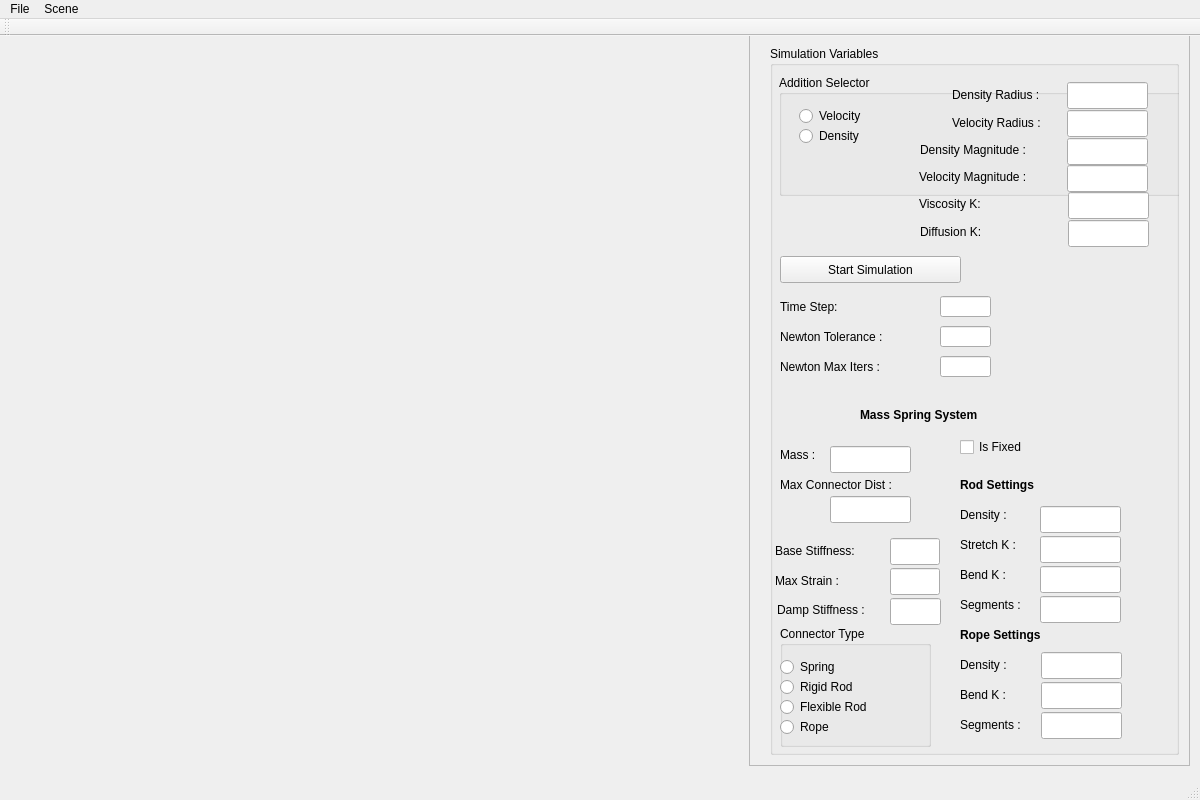
<?xml version="1.0" encoding="UTF-8"?>
<ui version="4.0">
 <class>MainWindow</class>
 <widget class="QMainWindow" name="MainWindow">
  <property name="geometry">
   <rect>
    <x>0</x>
    <y>0</y>
    <width>1200</width>
    <height>800</height>
   </rect>
  </property>
  <property name="windowTitle">
   <string>Final Project - Fluids</string>
  </property>
  <widget class="QWidget" name="centralWidget">
   <widget class="GLPanel" name="GLWidget" native="true">
    <property name="geometry">
     <rect>
      <x>10</x>
      <y>0</y>
      <width>731</width>
      <height>731</height>
     </rect>
    </property>
    <property name="sizePolicy">
     <sizepolicy hsizetype="Fixed" vsizetype="Fixed">
      <horstretch>0</horstretch>
      <verstretch>0</verstretch>
     </sizepolicy>
    </property>
   </widget>
   <widget class="QFrame" name="parameterFrame">
    <property name="geometry">
     <rect>
      <x>749</x>
      <y>-1</y>
      <width>441</width>
      <height>731</height>
     </rect>
    </property>
    <property name="frameShape">
     <enum>QFrame::StyledPanel</enum>
    </property>
    <property name="frameShadow">
     <enum>QFrame::Raised</enum>
    </property>
    <widget class="QWidget" name="verticalLayoutWidget">
     <property name="geometry">
      <rect>
       <x>10</x>
       <y>0</y>
       <width>431</width>
       <height>731</height>
      </rect>
     </property>
     <layout class="QVBoxLayout" name="verticalLayout">
      <item>
       <widget class="QGroupBox" name="groupBox">
        <property name="title">
         <string>Simulation Variables</string>
        </property>
        <widget class="QGroupBox" name="groupBox_2">
         <property name="geometry">
          <rect>
           <x>9</x>
           <y>29</y>
           <width>411</width>
           <height>121</height>
          </rect>
         </property>
         <property name="title">
          <string>Addition Selector</string>
         </property>
         <widget class="QRadioButton" name="addVelocityRadio">
          <property name="geometry">
           <rect>
            <x>20</x>
            <y>30</y>
            <width>116</width>
            <height>22</height>
           </rect>
          </property>
          <property name="text">
           <string>Velocity</string>
          </property>
         </widget>
         <widget class="QRadioButton" name="addDensityRadio">
          <property name="geometry">
           <rect>
            <x>20</x>
            <y>50</y>
            <width>116</width>
            <height>22</height>
           </rect>
          </property>
          <property name="text">
           <string>Density</string>
          </property>
         </widget>
         <widget class="QLabel" name="label_14">
          <property name="geometry">
           <rect>
            <x>173</x>
            <y>11</y>
            <width>111</width>
            <height>17</height>
           </rect>
          </property>
          <property name="text">
           <string>Density Radius :</string>
          </property>
         </widget>
         <widget class="QLineEdit" name="densityRadiusEdit">
          <property name="geometry">
           <rect>
            <x>288</x>
            <y>7</y>
            <width>81</width>
            <height>27</height>
           </rect>
          </property>
         </widget>
         <widget class="QLabel" name="label_15">
          <property name="geometry">
           <rect>
            <x>173</x>
            <y>39</y>
            <width>111</width>
            <height>17</height>
           </rect>
          </property>
          <property name="text">
           <string>Velocity Radius :</string>
          </property>
         </widget>
         <widget class="QLineEdit" name="velocityRadiusEdit">
          <property name="geometry">
           <rect>
            <x>288</x>
            <y>35</y>
            <width>81</width>
            <height>27</height>
           </rect>
          </property>
         </widget>
        </widget>
        <widget class="QLabel" name="label">
         <property name="geometry">
          <rect>
           <x>90</x>
           <y>360</y>
           <width>151</width>
           <height>17</height>
          </rect>
         </property>
         <property name="font">
          <font>
           <weight>75</weight>
           <bold>true</bold>
          </font>
         </property>
         <property name="text">
          <string>Mass Spring System</string>
         </property>
        </widget>
        <widget class="QLabel" name="label_3">
         <property name="geometry">
          <rect>
           <x>190</x>
           <y>580</y>
           <width>111</width>
           <height>17</height>
          </rect>
         </property>
         <property name="font">
          <font>
           <weight>75</weight>
           <bold>true</bold>
          </font>
         </property>
         <property name="text">
          <string>Rope Settings</string>
         </property>
        </widget>
        <widget class="QLabel" name="label_4">
         <property name="geometry">
          <rect>
           <x>190</x>
           <y>430</y>
           <width>111</width>
           <height>17</height>
          </rect>
         </property>
         <property name="font">
          <font>
           <weight>75</weight>
           <bold>true</bold>
          </font>
         </property>
         <property name="text">
          <string>Rod Settings</string>
         </property>
        </widget>
        <widget class="QLabel" name="label_5">
         <property name="geometry">
          <rect>
           <x>10</x>
           <y>400</y>
           <width>66</width>
           <height>17</height>
          </rect>
         </property>
         <property name="text">
          <string>Mass :</string>
         </property>
        </widget>
        <widget class="QLabel" name="label_6">
         <property name="geometry">
          <rect>
           <x>10</x>
           <y>430</y>
           <width>141</width>
           <height>17</height>
          </rect>
         </property>
         <property name="text">
          <string>Max Connector Dist :</string>
         </property>
        </widget>
        <widget class="QLabel" name="label_7">
         <property name="geometry">
          <rect>
           <x>190</x>
           <y>460</y>
           <width>66</width>
           <height>17</height>
          </rect>
         </property>
         <property name="text">
          <string>Density :</string>
         </property>
        </widget>
        <widget class="QLabel" name="label_8">
         <property name="geometry">
          <rect>
           <x>190</x>
           <y>520</y>
           <width>66</width>
           <height>17</height>
          </rect>
         </property>
         <property name="text">
          <string>Bend K :</string>
         </property>
        </widget>
        <widget class="QLabel" name="label_9">
         <property name="geometry">
          <rect>
           <x>190</x>
           <y>490</y>
           <width>71</width>
           <height>17</height>
          </rect>
         </property>
         <property name="text">
          <string>Stretch K :</string>
         </property>
        </widget>
        <widget class="QLabel" name="label_10">
         <property name="geometry">
          <rect>
           <x>190</x>
           <y>550</y>
           <width>81</width>
           <height>17</height>
          </rect>
         </property>
         <property name="text">
          <string>Segments :</string>
         </property>
        </widget>
        <widget class="QLineEdit" name="rodDensityEdit">
         <property name="geometry">
          <rect>
           <x>270</x>
           <y>460</y>
           <width>81</width>
           <height>27</height>
          </rect>
         </property>
        </widget>
        <widget class="QLineEdit" name="rodStretchEdit">
         <property name="geometry">
          <rect>
           <x>270</x>
           <y>490</y>
           <width>81</width>
           <height>27</height>
          </rect>
         </property>
        </widget>
        <widget class="QLineEdit" name="rodBendEdit">
         <property name="geometry">
          <rect>
           <x>270</x>
           <y>520</y>
           <width>81</width>
           <height>27</height>
          </rect>
         </property>
        </widget>
        <widget class="QLineEdit" name="rodSegmentsEdit">
         <property name="geometry">
          <rect>
           <x>270</x>
           <y>550</y>
           <width>81</width>
           <height>27</height>
          </rect>
         </property>
        </widget>
        <widget class="QLineEdit" name="ropeDensityEdit">
         <property name="geometry">
          <rect>
           <x>271</x>
           <y>606</y>
           <width>81</width>
           <height>27</height>
          </rect>
         </property>
        </widget>
        <widget class="QLineEdit" name="ropeBendEdit">
         <property name="geometry">
          <rect>
           <x>271</x>
           <y>636</y>
           <width>81</width>
           <height>27</height>
          </rect>
         </property>
        </widget>
        <widget class="QLineEdit" name="ropeSegmentsEdit">
         <property name="geometry">
          <rect>
           <x>271</x>
           <y>666</y>
           <width>81</width>
           <height>27</height>
          </rect>
         </property>
        </widget>
        <widget class="QLabel" name="label_11">
         <property name="geometry">
          <rect>
           <x>190</x>
           <y>640</y>
           <width>71</width>
           <height>17</height>
          </rect>
         </property>
         <property name="text">
          <string>Bend K :</string>
         </property>
        </widget>
        <widget class="QLabel" name="label_12">
         <property name="geometry">
          <rect>
           <x>190</x>
           <y>610</y>
           <width>66</width>
           <height>17</height>
          </rect>
         </property>
         <property name="text">
          <string>Density :</string>
         </property>
        </widget>
        <widget class="QLabel" name="label_13">
         <property name="geometry">
          <rect>
           <x>190</x>
           <y>670</y>
           <width>81</width>
           <height>17</height>
          </rect>
         </property>
         <property name="text">
          <string>Segments :</string>
         </property>
        </widget>
        <widget class="QLineEdit" name="massEdit">
         <property name="geometry">
          <rect>
           <x>60</x>
           <y>400</y>
           <width>81</width>
           <height>27</height>
          </rect>
         </property>
        </widget>
        <widget class="QLineEdit" name="maxSpringDistEdit">
         <property name="geometry">
          <rect>
           <x>60</x>
           <y>450</y>
           <width>81</width>
           <height>27</height>
          </rect>
         </property>
        </widget>
        <widget class="QLabel" name="label_16">
         <property name="geometry">
          <rect>
           <x>5</x>
           <y>526</y>
           <width>81</width>
           <height>17</height>
          </rect>
         </property>
         <property name="text">
          <string>Max Strain :</string>
         </property>
        </widget>
        <widget class="QLineEdit" name="springStiffnessEdit">
         <property name="geometry">
          <rect>
           <x>120</x>
           <y>492</y>
           <width>50</width>
           <height>27</height>
          </rect>
         </property>
        </widget>
        <widget class="QLabel" name="label_17">
         <property name="geometry">
          <rect>
           <x>5</x>
           <y>496</y>
           <width>101</width>
           <height>17</height>
          </rect>
         </property>
         <property name="text">
          <string>Base Stiffness:</string>
         </property>
        </widget>
        <widget class="QLineEdit" name="maxStrainEdit">
         <property name="geometry">
          <rect>
           <x>120</x>
           <y>522</y>
           <width>50</width>
           <height>27</height>
          </rect>
         </property>
        </widget>
        <widget class="QLineEdit" name="dampingStiffnessEdit">
         <property name="geometry">
          <rect>
           <x>120</x>
           <y>552</y>
           <width>51</width>
           <height>27</height>
          </rect>
         </property>
        </widget>
        <widget class="QLabel" name="label_18">
         <property name="geometry">
          <rect>
           <x>7</x>
           <y>555</y>
           <width>111</width>
           <height>17</height>
          </rect>
         </property>
         <property name="text">
          <string>Damp Stiffness :</string>
         </property>
        </widget>
        <widget class="QCheckBox" name="isFixedCheckBox">
         <property name="geometry">
          <rect>
           <x>190</x>
           <y>390</y>
           <width>97</width>
           <height>22</height>
          </rect>
         </property>
         <property name="text">
          <string>Is Fixed</string>
         </property>
        </widget>
        <widget class="QPushButton" name="startSimulationButton">
         <property name="geometry">
          <rect>
           <x>10</x>
           <y>210</y>
           <width>181</width>
           <height>27</height>
          </rect>
         </property>
         <property name="text">
          <string>Start Simulation</string>
         </property>
        </widget>
        <widget class="QLabel" name="label_19">
         <property name="geometry">
          <rect>
           <x>149</x>
           <y>122</y>
           <width>141</width>
           <height>17</height>
          </rect>
         </property>
         <property name="text">
          <string>Velocity Magnitude :</string>
         </property>
        </widget>
        <widget class="QLineEdit" name="velocityMagnitudeEdit">
         <property name="geometry">
          <rect>
           <x>297</x>
           <y>119</y>
           <width>81</width>
           <height>27</height>
          </rect>
         </property>
        </widget>
        <widget class="QLabel" name="label_20">
         <property name="geometry">
          <rect>
           <x>150</x>
           <y>95</y>
           <width>141</width>
           <height>17</height>
          </rect>
         </property>
         <property name="text">
          <string>Density Magnitude :</string>
         </property>
        </widget>
        <widget class="QLineEdit" name="densityMagnitudeEdit">
         <property name="geometry">
          <rect>
           <x>297</x>
           <y>92</y>
           <width>81</width>
           <height>27</height>
          </rect>
         </property>
         <property name="text">
          <string/>
         </property>
        </widget>
        <widget class="QLabel" name="timeStepLabel">
         <property name="geometry">
          <rect>
           <x>10</x>
           <y>250</y>
           <width>81</width>
           <height>21</height>
          </rect>
         </property>
         <property name="text">
          <string>Time Step:</string>
         </property>
        </widget>
        <widget class="QLineEdit" name="timeStepEdit">
         <property name="geometry">
          <rect>
           <x>170</x>
           <y>250</y>
           <width>51</width>
           <height>21</height>
          </rect>
         </property>
        </widget>
        <widget class="QLabel" name="timeStepLabel_2">
         <property name="geometry">
          <rect>
           <x>10</x>
           <y>280</y>
           <width>141</width>
           <height>21</height>
          </rect>
         </property>
         <property name="text">
          <string>Newton Tolerance :</string>
         </property>
        </widget>
        <widget class="QLineEdit" name="newtonTolEdit">
         <property name="geometry">
          <rect>
           <x>170</x>
           <y>280</y>
           <width>51</width>
           <height>21</height>
          </rect>
         </property>
        </widget>
        <widget class="QLabel" name="timeStepLabel_3">
         <property name="geometry">
          <rect>
           <x>10</x>
           <y>310</y>
           <width>131</width>
           <height>21</height>
          </rect>
         </property>
         <property name="text">
          <string>Newton Max Iters :</string>
         </property>
        </widget>
        <widget class="QLineEdit" name="newtonMaxItersEdit">
         <property name="geometry">
          <rect>
           <x>170</x>
           <y>310</y>
           <width>51</width>
           <height>21</height>
          </rect>
         </property>
        </widget>
        <widget class="QGroupBox" name="groupBox_3">
         <property name="geometry">
          <rect>
           <x>10</x>
           <y>580</y>
           <width>151</width>
           <height>121</height>
          </rect>
         </property>
         <property name="title">
          <string>Connector Type</string>
         </property>
         <widget class="QRadioButton" name="ropeButton">
          <property name="geometry">
           <rect>
            <x>0</x>
            <y>90</y>
            <width>116</width>
            <height>22</height>
           </rect>
          </property>
          <property name="text">
           <string>Rope</string>
          </property>
         </widget>
         <widget class="QRadioButton" name="springButton">
          <property name="geometry">
           <rect>
            <x>0</x>
            <y>30</y>
            <width>116</width>
            <height>22</height>
           </rect>
          </property>
          <property name="text">
           <string>Spring</string>
          </property>
         </widget>
         <widget class="QRadioButton" name="flexibleRodButton">
          <property name="geometry">
           <rect>
            <x>0</x>
            <y>70</y>
            <width>116</width>
            <height>22</height>
           </rect>
          </property>
          <property name="text">
           <string>Flexible Rod</string>
          </property>
         </widget>
         <widget class="QRadioButton" name="rigidRodButton">
          <property name="geometry">
           <rect>
            <x>0</x>
            <y>50</y>
            <width>116</width>
            <height>22</height>
           </rect>
          </property>
          <property name="text">
           <string>Rigid Rod</string>
          </property>
         </widget>
        </widget>
        <widget class="QLabel" name="label_21">
         <property name="geometry">
          <rect>
           <x>149</x>
           <y>149</y>
           <width>141</width>
           <height>17</height>
          </rect>
         </property>
         <property name="text">
          <string>Viscosity K:</string>
         </property>
        </widget>
        <widget class="QLineEdit" name="viscosityConstantEdit">
         <property name="geometry">
          <rect>
           <x>298</x>
           <y>146</y>
           <width>81</width>
           <height>27</height>
          </rect>
         </property>
        </widget>
        <widget class="QLabel" name="label_22">
         <property name="geometry">
          <rect>
           <x>150</x>
           <y>177</y>
           <width>141</width>
           <height>17</height>
          </rect>
         </property>
         <property name="text">
          <string>Diffusion K:</string>
         </property>
        </widget>
        <widget class="QLineEdit" name="diffusionConstantEdit">
         <property name="geometry">
          <rect>
           <x>298</x>
           <y>174</y>
           <width>81</width>
           <height>27</height>
          </rect>
         </property>
        </widget>
       </widget>
      </item>
     </layout>
    </widget>
   </widget>
  </widget>
  <widget class="QMenuBar" name="menuBar">
   <property name="geometry">
    <rect>
     <x>0</x>
     <y>0</y>
     <width>1200</width>
     <height>25</height>
    </rect>
   </property>
   <widget class="QMenu" name="menuFile">
    <property name="title">
     <string>File</string>
    </property>
    <addaction name="actionExit"/>
   </widget>
   <widget class="QMenu" name="menuScene">
    <property name="title">
     <string>Scene</string>
    </property>
    <addaction name="actionReset"/>
    <addaction name="actionReset_Everything"/>
   </widget>
   <addaction name="menuFile"/>
   <addaction name="menuScene"/>
  </widget>
  <widget class="QToolBar" name="mainToolBar">
   <attribute name="toolBarArea">
    <enum>TopToolBarArea</enum>
   </attribute>
   <attribute name="toolBarBreak">
    <bool>false</bool>
   </attribute>
  </widget>
  <widget class="QStatusBar" name="statusBar"/>
  <action name="actionExit">
   <property name="text">
    <string>Exit</string>
   </property>
  </action>
  <action name="actionReset">
   <property name="text">
    <string>Clear Scene</string>
   </property>
  </action>
  <action name="actionReset_Everything">
   <property name="text">
    <string>Reset Everything</string>
   </property>
  </action>
 </widget>
 <layoutdefault spacing="6" margin="11"/>
 <customwidgets>
  <customwidget>
   <class>GLPanel</class>
   <extends>QWidget</extends>
   <header>glpanel.h</header>
   <container>1</container>
  </customwidget>
 </customwidgets>
 <resources/>
 <connections/>
</ui>
